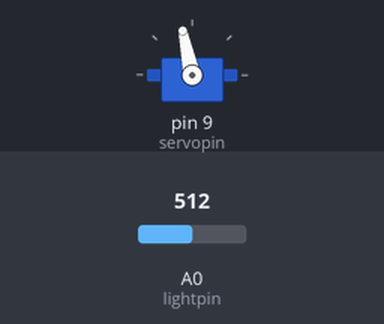
The sketch below on a simulated Arduino Uno, built with avr-gcc and run on an emulated ATmega328P. Parts: servo. The inputs (shaded band) are chosen by the test bench; at power-on: A0 (lightpin) = 512.

Above: at 1.2 s.
1.3 s: A0 (lightpin) set to 716
At 1.7 s:
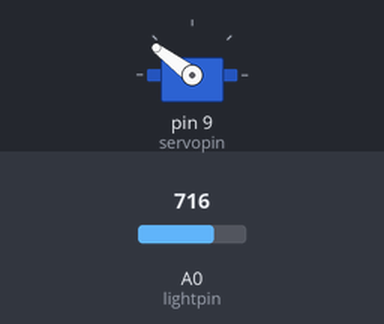
2.9 s: A0 (lightpin) set to 900
At 4.2 s:
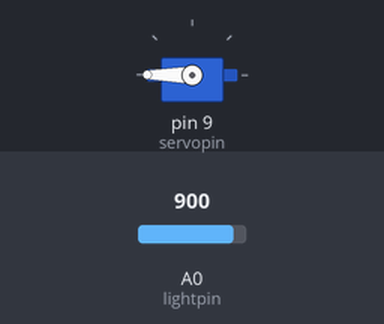
4.5 s: A0 (lightpin) set to 306
At 5.6 s:
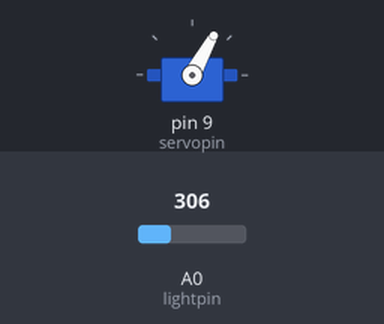
6.1 s: A0 (lightpin) set to 122
At 6.9 s:
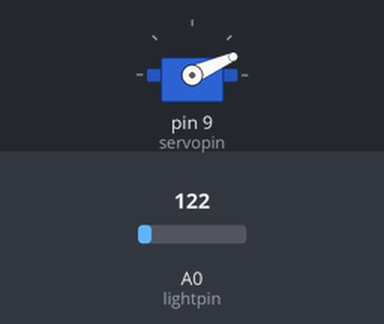
7.7 s: A0 (lightpin) set to 0
At 8.3 s:
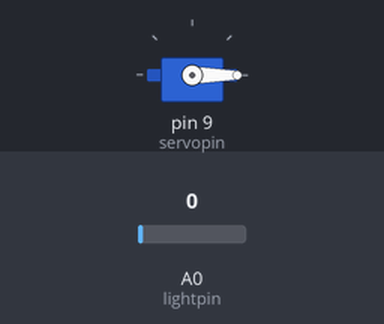
9.3 s: A0 (lightpin) set to 511
At 10.8 s:
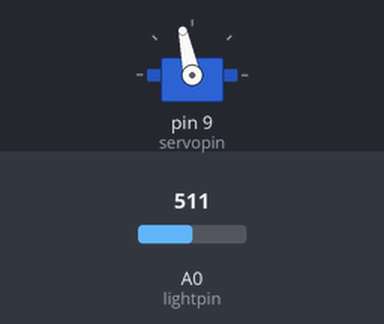
Timing chart, 0 to 11.9 s (numbered marks = the images above; inputs shaded):
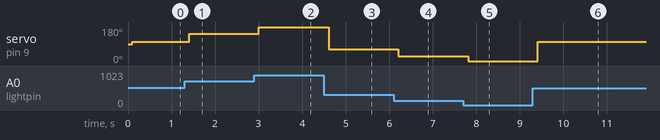

Measured:
- after the input at 1.3 s, servo on pin 9 (servopin): 102° → 143° after 0.10 s
- after the input at 2.9 s, servo on pin 9 (servopin): 143° → 180° after 0.11 s
- after the input at 4.5 s, servo on pin 9 (servopin): 180° → 61° after 0.11 s
- after the input at 6.1 s, servo on pin 9 (servopin): 61° → 24° after 0.11 s
- after the input at 7.7 s, servo on pin 9 (servopin): 24° → 0° after 0.12 s
- after the input at 9.3 s, servo on pin 9 (servopin): 0° → 102° after 0.12 s

The sketch:

Servo.ino
```cpp
/* Program for Rotating a Servo Motor in response to change in intensity
of light*/
#include<Servo.h> // Include the servo library for Arduino
int lightval; // Declare a variable to store value from the LDR
int lightpin=A0; // Pin to Which LDR is connected
int tm=100; // Interval duration
int servopin=9; // Pin to which Servo is connected
Servo myservo; // Declaring object of servo
int angle; // Variable for angle
void setup() {
pinMode(lightpin,INPUT); // Setting LDR as INPUT
myservo.attach(servopin); // Attaching the servo to the pin 9
pinMode(servopin,OUTPUT); // Declaring servo as output
}
void loop() {
lightval=analogRead(lightpin); // Read the current value from LDR
delay(tm); // Give a delay of 100ms
angle= lightval/5; // Calculate the angle
myservo.write(angle); // Move the servo head to that angle
}
```
